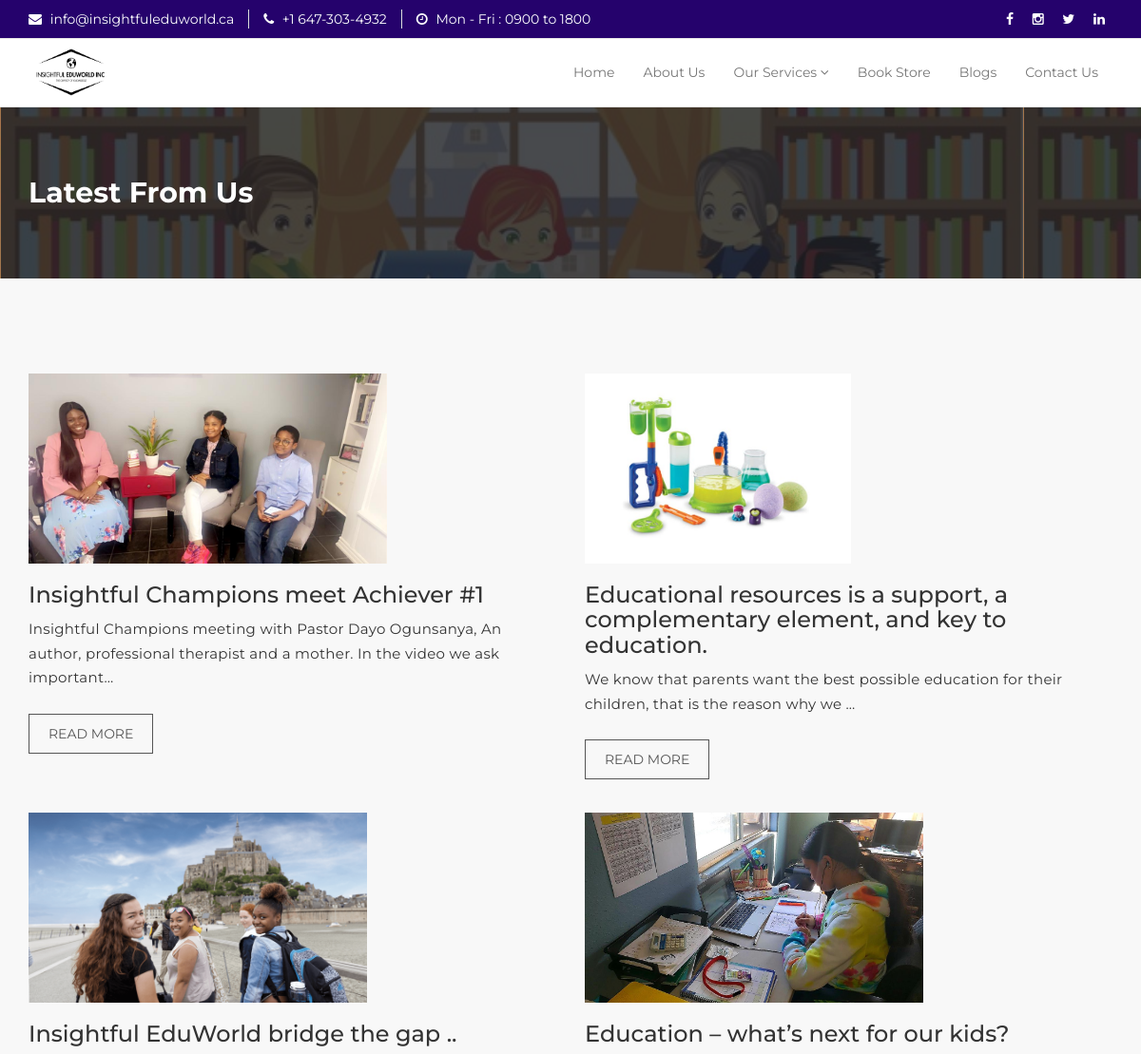
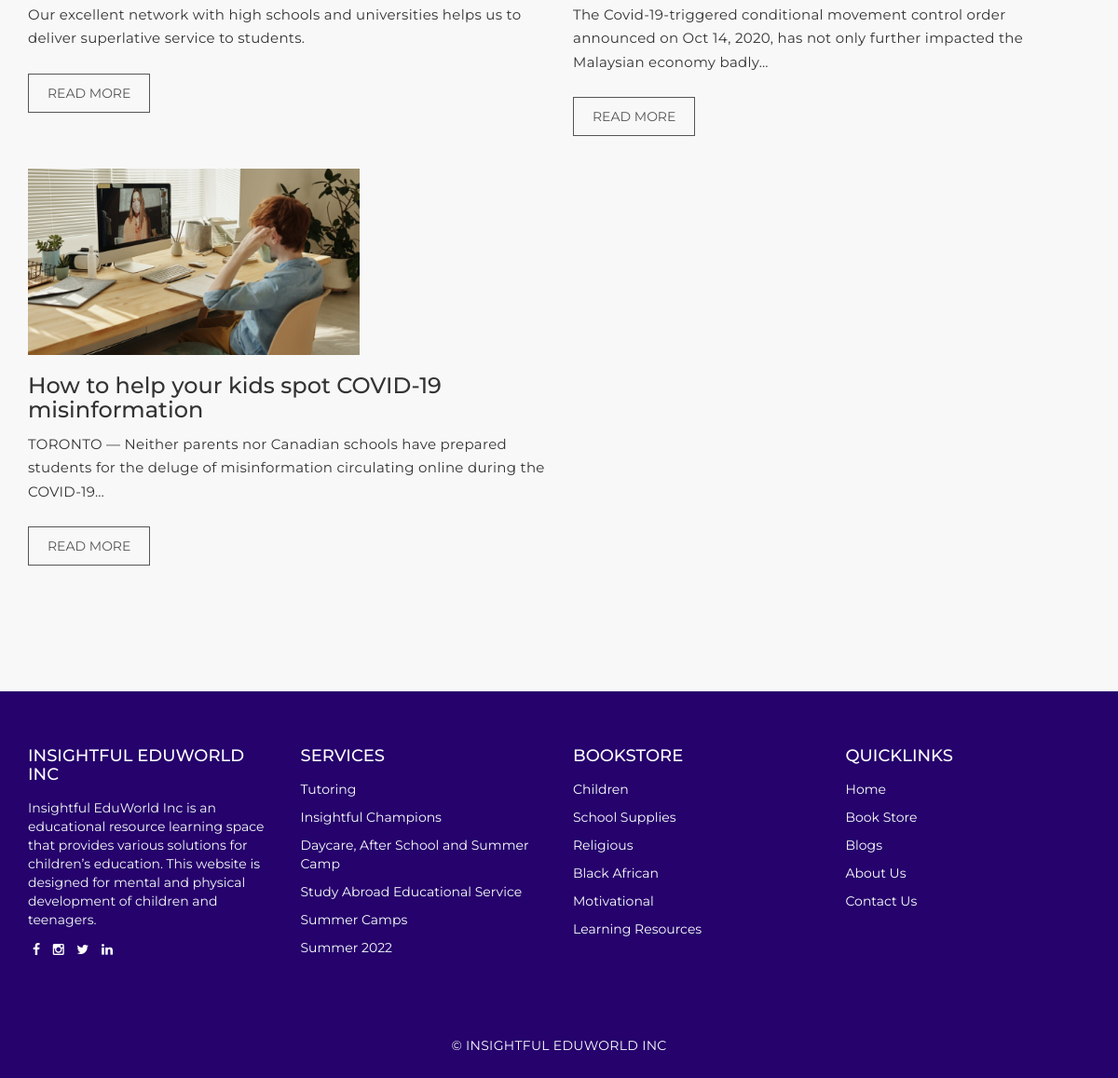
Screenshot of /blog/ with the database file from the repository (2 pictures, top to bottom).
### page/models.py (models this page shows, shortened)
class Blog(models.Model):
    title = models.CharField(max_length=1000)
    img = models.ImageField(upload_to ='uploads/')
    snippet = RichTextUploadingField()
    body = RichTextUploadingField()
    video_url = models.URLField(blank=True)
    created_at = models.DateTimeField(auto_now_add=True)

class Category(models.Model):
    name = models.CharField(max_length=30)
    class Meta:
    	verbose_name_plural = 'Categories'

### page/views.py (the view)
# urls.py: 2. Add a URL to urlpatterns:  path('blog/', include('blog.urls'))
def blog(request):
	return render(request,"blog.html",{'categories':Category.objects.all(),'blogs':Blog.objects.all() })

### template/blog.html
{% extends "base.html" %}
{% load static %}
{% block page_content %}
 <section id="mu-page-breadcrumb" style="background-image: url('{% static 'assets/img/summer.png' %}');">
   <div class="container">
     <div class="row">
       <div class="col-md-12">
         <div class="mu-page-breadcrumb-area">
          <br><br>
           <h2 style="color: #fff;">Latest From Us</h2>
           <br><br>
         </div>
       </div>
     </div>
   </div>
 </section>
  <section id="mu-course-content">
   <div class="container">
     <div class="row">
       <div class="col-md-12">
         <div class="mu-course-content-area">
            <div class="row">
              <div class="col-md-12">
                <div class="mu-course-container mu-blog-archive">
                  <div class="row">
                    {% for blog in blogs %}
                    <div class="col-md-6 col-sm-6">
                      <article class="mu-blog-single-item">
                        <figure class="mu-blog-single-img">
                          <img src="{{ blog.img.url }}" alt="img" height="200px">
                          <figcaption class="mu-blog-caption">
                            <h3>{{ blog.title }}</h3>
                          </figcaption>
                        </figure>
                        <div class="mu-blog-description">
                          <p>{{ blog.snippet | safe }}</p>
                          <a class="mu-read-more-btn" href="{% url 'blogpage' blog.id %}">Read More</a>
                        </div>
                      </article>
                    </div>
                   {% endfor %}
                  </div>
                </div>
              </div>
         </div>
       </div>
     </div>
   </div>
 </section>
  {% endblock page_content %}

### template/base.html (shortened to what this page needs)
{% load static %}
<!DOCTYPE html>
<html lang="en">
  <head>
    <link href="{% static 'assets/css/font-awesome.css' %}" rel="stylesheet">
    <link href="{% static 'assets/css/bootstrap.css' %}" rel="stylesheet">
    <link rel="stylesheet" type="text/css" href="{% static 'assets/css/slick.css' %}">
    <link rel="stylesheet" href="{% static 'assets/css/jquery.fancybox.css' %}" type="text/css" media="screen">
    <link id="switcher" href="{% static 'assets/css/theme-color/default-theme.css' %}" rel="stylesheet">
    <link href="{% static 'assets/css/style.css' %}" rel="stylesheet">
  </head>
  <body>
  <header id="mu-header">
    <div class="container">
      <div class="row">
        <div class="col-lg-12 col-md-12">
          <div class="mu-header-area">
            <div class="row">
              <div class="col-lg-9 col-md-9 col-sm-9 col-xs-9">
                <div class="mu-header-top-left">
                  <div class="mu-top-email">
                    <i style="color: #fff;" class="fa fa-envelope" ></i>
                    <span style="color: #fff;">info@insightfuleduworld.ca</span>
                  </div>
                  <div class="mu-top-phone">
                    <i style="color: #fff;" class="fa fa-phone"></i>
                    <span style="color: #fff;" >+1 647-303-4932 </span>
                  </div>
                  <div class="mu-top-phone">
                    <i style="color: #fff;" class="fa fa-clock-o"></i>
                    <span style="color: #fff;" >Mon - Fri : 0900 to 1800</span>
                  </div>
                </div>
              </div>
              <div class="col-lg-3 col-md-3 col-sm-3 col-xs-3">
                <div class="mu-header-top-right">
                  <nav>
                    <ul class="mu-top-social-nav">
                      <li><a href="https://www.facebook.com/insightfuleduworld"><span style="color: #fff;"class="fa fa-facebook"></span></a></li>
                      <li><a href="https://www.instagram.com/Insightful.eduworld/"><span style="color: #fff;" class="fa fa-instagram"></span></a></li>
                      <li><a href="https://twitter.com/Insightful_edu"><span style="color: #fff;" class="fa fa-twitter"></span></a></li>
                      <li><a href="https://twitter.com/Insightful_edu"><span style="color: #fff;" class="fa fa-linkedin"></span></a></li>
                    </ul>
                  </nav>
                </div>
              </div>
            </div>
          </div>
        </div>
      </div>
    </div>
  </header>
  <section id="mu-menu">
    <nav class="navbar navbar-default" role="navigation">
      <div class="container">
        <div class="navbar-header">
          <a href="{% url 'home'%}"><img src="{% static 'assets/img/logo.png' %}" width="80px" height="50px" style="padding-left: 8px; margin-top: 10px"></a>
        </div>
        <div id="navbar" class="navbar-collapse collapse">
          <ul id="top-menu" class="nav navbar-nav navbar-right main-nav">
            <li><a href="{% url 'home'%}">Home</a></li>
            <li><a href="{% url 'about'%}">About Us</a></li>
            <li class="dropdown">
              <a href="{% url 'service'%}" class="dropdown-toggle" data-toggle="dropdown">Our Services <span class="fa fa-angle-down"></span></a>
            </li>
            <li><a href="{% url 'store'%}">Book Store</a></li>
            <li><a href="{% url 'blog'%}">Blogs</a></li>
            <li><a href="{% url 'contact'%}">Contact Us</a></li>
          </ul>
        </div>
      </div>
    </nav>
  </section>
  {% block page_content %}
  {% endblock page_content %}
  <footer id="mu-footer">
    <div class="mu-footer-top" style="background: #25026C;">
      <div class="container">
        <div class="mu-footer-top-area">
          <div class="row">
            <div class="col-lg-3 col-md-3 col-sm-3">
              <div class="mu-footer-widget">
                <h4>INSIGHTFUL EDUWORLD INC</h4>
                <p>Insightful EduWorld Inc is an educational resource learning space that provides various solutions for children’s education. This website is designed for mental and physical development of children and teenagers.</p>
                <a href="https://www.facebook.com/insightfuleduworld"><span style="color: #fff; padding: 5px 5px 5px 5px;"class="fa fa-facebook"></span></a>
                <a href="https://www.instagram.com/Insightful.eduworld/"><span style="color: #fff; padding: 5px 5px 5px 5px;" class="fa fa-instagram"></span></a>
                <a href="https://twitter.com/Insightful_edu"><span style="color: #fff; padding: 5px 5px 5px 5px;" class="fa fa-twitter"></span></a>
                <a href="https://twitter.com/Insightful_edu"><span style="color: #fff; padding: 5px 5px 5px 5px;" class="fa fa-linkedin"></span></a></li>
              </div>
            </div>
            <div class="col-lg-3 col-md-3 col-sm-3">
              <div class="mu-footer-widget">
                <h4>SERVICES</h4>
                <p><a href="{% url 'tutor'%}" style="color: #fff;">Tutoring</a></p>
                <p><a href="{% url 'insight'%}"style="color: #fff;">Insightful Champions</a></p>
                <p><a href="{% url 'daycare'%}" style="color: #fff;">Daycare, After School and Summer Camp</a></p>
                <p><a href="{% url 'study'%}" style="color: #fff;">Study Abroad Educational Service</a></p>
                <p><a href="{% url 'camp'%}" style="color: #fff;">Summer Camps</a></p>
                <p><a href="{% url 'summer'%}" style="color: #fff;">Summer 2022</a></p>
              </div>
            </div>
            <div class="col-lg-3 col-md-3 col-sm-3">
              <div class="mu-footer-widget">
                <h4>BOOKSTORE</h4>
                {% for category in categories %}
                <p><a href="{% url 'section' category.id %}" style="color: #fff;">{{ category.name }}</a></p>
                {% endfor %}
              </div>
            </div>
            <div class="col-lg-3 col-md-3 col-sm-3">
              <div class="mu-footer-widget">
                <h4>QUICKLINKS</h4>
                <p><a href="{% url 'home'%}" style="color: #fff;">Home</a></p>
                <p><a href="{% url 'store'%}"style="color: #fff;">Book Store</a></p>
                <p><a href="{% url 'blog'%}" style="color: #fff;">Blogs</a></p>
                <p><a href="{% url 'about'%}" style="color: #fff;">About Us</a></p>
                <p><a href="{% url 'contact'%}" style="color: #fff;">Contact Us</a></p>
              </div>
            </div>
          </div>
        </div>
      </div>
    </div>
    <div class="mu-footer-bottom" style="background: #25026C;">
      <div class="container">
        <div class="mu-footer-bottom-area">
          <p>&copy; INSIGHTFUL EDUWORLD INC</p>
        </div>
      </div>
    </div>
  </footer>
  </body>
</html>

### static/assets/css/theme-color/default-theme.css (style rules this page uses)
#mu-course-content { background-color: #f8f8f8; display: inline; float: left; padding: 100px 0; width: 100%; }
#mu-course-content .mu-course-content-area { display: inline; float: left; width: 100%; }
#mu-course-content .mu-course-content-area .mu-course-container { display: inline; float: left; width: 100%; }

### rows the page displays
Blog: img (picture), title "Insightful Champions meet Achiever #1", snippet "Insightful Champions meeting with Pastor Dayo Ogunsanya, An author, professional therapist and a mother. In the video we ask important…"
Blog: img (picture), title "Educational resources is a support, a complementary element, and key to education.", snippet "We know that parents want the best possible education for their children, that is the reason why we …"
Blog: img (picture), title "Insightful EduWorld bridge the gap ..", snippet "Our excellent network with high schools and universities helps us to deliver superlative service to students."
Blog: img (picture), title "Education – what’s next for our kids?", snippet "The Covid-19-triggered conditional movement control order announced on Oct 14, 2020, has not only further impacted the Malaysian economy badly…"
Blog: img (picture), title "How to help your kids spot COVID-19 misinformation", snippet "TORONTO — Neither parents nor Canadian schools have prepared students for the deluge of misinformation circulating online during the COVID-19…"
Category: name "Children"
Category: name "School Supplies"
Category: name "Religious"
Category: name "Black African"
Category: name "Motivational"
Category: name "Learning Resources"
